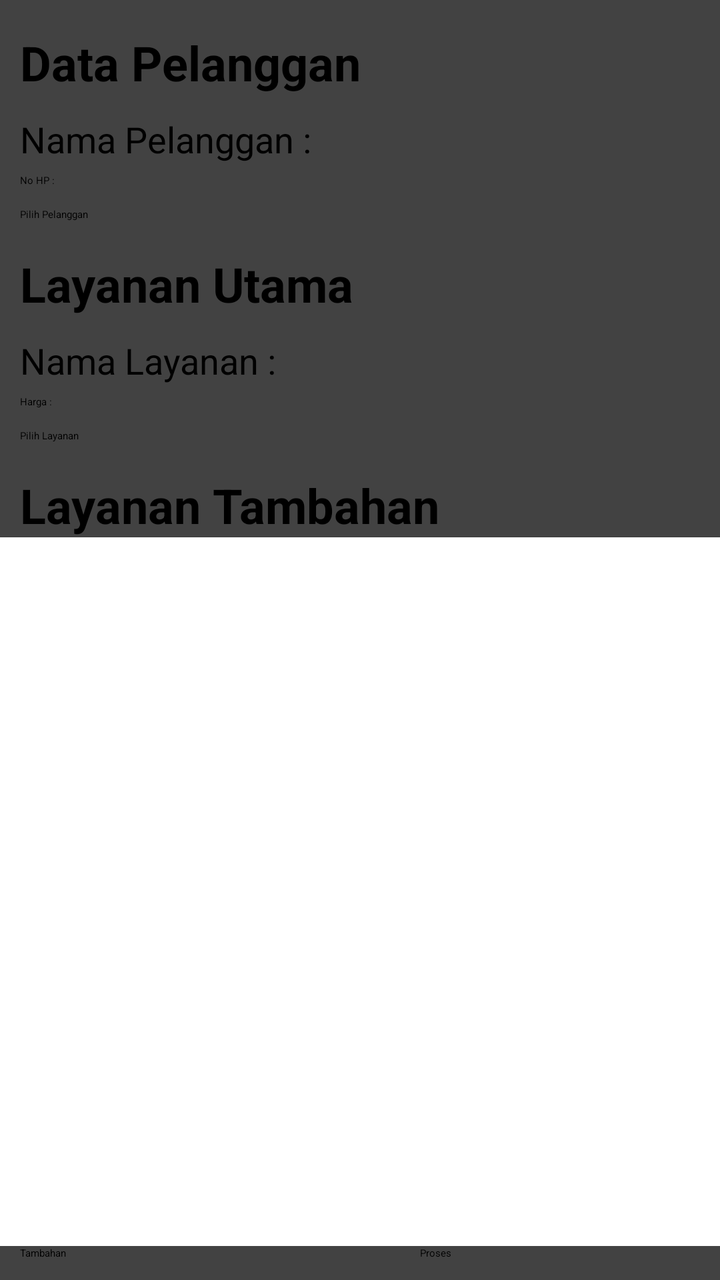
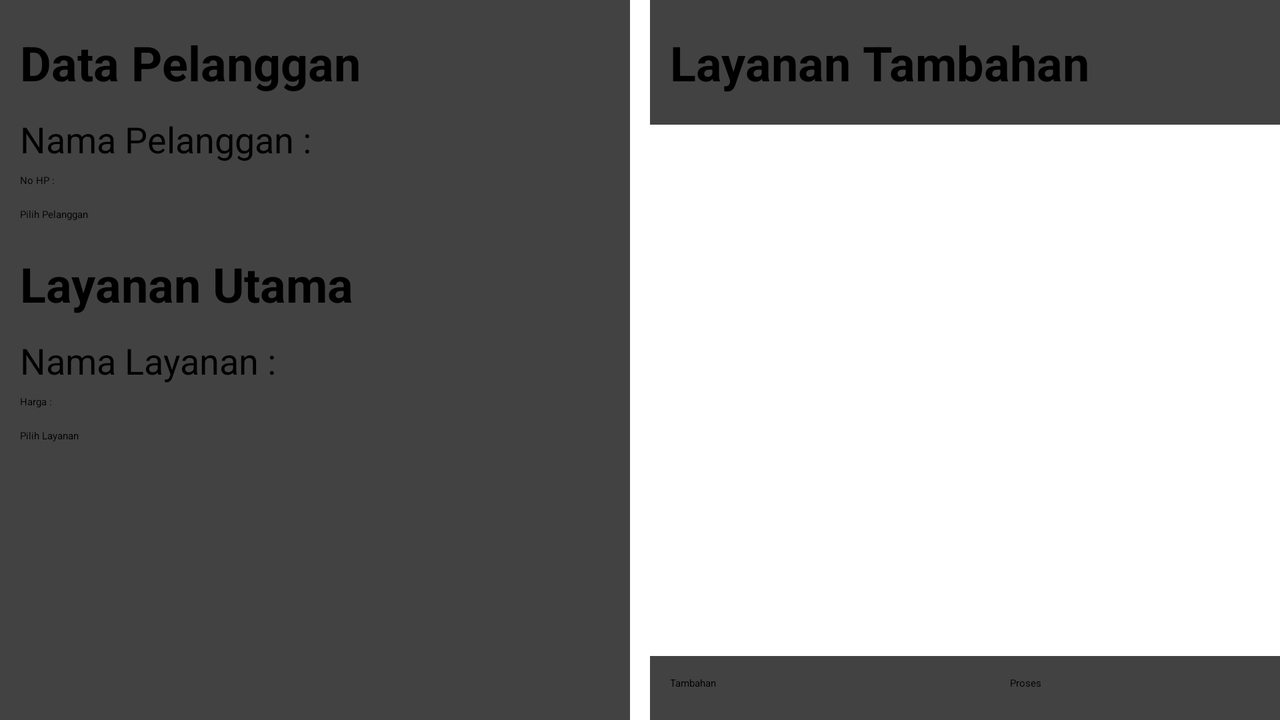

Two renders of one Android screen. The first uses the default layout on a phone; the second uses the alternative layout the repository ships for a different screen configuration, on a matching device. The two XML files are below.
<!-- AndroidManifest.xml: application theme Theme.Laundry -->
<!-- res/layout/activity_transaksi.xml -->
<?xml version="1.0" encoding="utf-8"?>
<androidx.constraintlayout.widget.ConstraintLayout xmlns:android="http://schemas.android.com/apk/res/android"
    xmlns:app="http://schemas.android.com/apk/res-auto"
    xmlns:tools="http://schemas.android.com/tools"
    android:id="@+id/main"
    android:layout_width="match_parent"
    android:layout_height="match_parent"
    tools:context=".transaksi.Transaksi">

    <androidx.cardview.widget.CardView
        android:id="@+id/cv1"
        android:layout_width="match_parent"
        android:layout_height="wrap_content"
        app:layout_constraintStart_toStartOf="parent"
        app:layout_constraintTop_toTopOf="parent"
        app:layout_constraintBottom_toTopOf="@id/svtransaksi"
        app:layout_constraintEnd_toEndOf="parent">

        <LinearLayout
            android:layout_width="match_parent"
            android:layout_height="wrap_content"
            android:orientation="vertical">

            <TextView
                android:id="@+id/tvdatapel"
                android:layout_width="match_parent"
                android:layout_height="wrap_content"
                android:text="Data Pelanggan"
                android:layout_marginStart="10dp"
                android:layout_marginTop="15dp"
                android:textSize="24sp"
                android:textStyle="bold"/>
            <TextView
                android:id="@+id/tvnamapel_transaksi"
                android:layout_width="match_parent"
                android:layout_height="wrap_content"
                android:text="Nama Pelanggan :"
                android:textSize="18sp"
                android:layout_marginStart="10dp"
                android:layout_marginTop="10dp"/>
            <TextView
                android:id="@+id/tvnohp_transaksi"
                android:layout_width="match_parent"
                android:layout_height="wrap_content"
                android:text="No HP :"
                android:layout_marginStart="10dp"
                android:layout_marginTop="5dp"/>
            <Button
                android:id="@+id/buttonpelanggan"
                android:layout_width="match_parent"
                android:layout_height="wrap_content"
                android:text="Pilih Pelanggan"
                android:layout_marginStart="10dp"
                android:layout_marginEnd="10dp"
                android:layout_marginTop="10dp"/>

            <TextView
                android:id="@+id/tvlayananutama"
                android:layout_width="match_parent"
                android:layout_height="wrap_content"
                android:text="Layanan Utama"
                android:layout_marginStart="10dp"
                android:layout_marginTop="15dp"
                android:textSize="24sp"
                android:textStyle="bold"/>
            <TextView
                android:id="@+id/tvnamalayan_transaksi"
                android:layout_width="match_parent"
                android:layout_height="wrap_content"
                android:text="Nama Layanan :"
                android:textSize="18sp"
                android:layout_marginStart="10dp"
                android:layout_marginTop="10dp"/>
            <TextView
                android:id="@+id/tvharga_transaksi"
                android:layout_width="match_parent"
                android:layout_height="wrap_content"
                android:text="Harga :"
                android:layout_marginStart="10dp"
                android:layout_marginTop="5dp"/>
            <Button
                android:id="@+id/pilihlayanan"
                android:layout_width="match_parent"
                android:layout_height="wrap_content"
                android:text="Pilih Layanan"
                android:layout_marginStart="10dp"
                android:layout_marginEnd="10dp"
                android:layout_marginTop="10dp"/>

            <TextView
                android:id="@+id/tvlayanantambah"
                android:layout_width="match_parent"
                android:layout_height="wrap_content"
                android:text="Layanan Tambahan"
                android:layout_marginStart="10dp"
                android:layout_marginTop="15dp"
                android:textSize="24sp"
                android:textStyle="bold"/>
        </LinearLayout>
    </androidx.cardview.widget.CardView>

    <androidx.core.widget.NestedScrollView
        android:id="@+id/svtransaksi"
        android:layout_width="match_parent"
        android:layout_height="0dp"
        app:layout_behavior="com.google.android.material.appbar.Appbar"
        app:layout_constraintStart_toStartOf="parent"
        app:layout_constraintEnd_toEndOf="parent"
        app:layout_constraintTop_toBottomOf="@id/cv1"
        app:layout_constraintBottom_toTopOf="@id/cv2"
        android:layout_marginTop="5dp"
        android:layout_marginBottom="5dp">

        <androidx.recyclerview.widget.RecyclerView
            android:id="@+id/rvtransaksiTambahan"
            android:layout_width="match_parent"
            android:layout_height="0dp"
            tools:listitem="@layout/card_tampil_tambahan">

        </androidx.recyclerview.widget.RecyclerView>
    </androidx.core.widget.NestedScrollView>

    <androidx.cardview.widget.CardView
        android:id="@+id/cv2"
        android:layout_width="match_parent"
        android:layout_height="wrap_content"
        app:layout_constraintStart_toStartOf="parent"
        app:layout_constraintBottom_toBottomOf="parent"
        app:layout_constraintEnd_toEndOf="parent"
        android:layout_marginTop="5dp">

        <LinearLayout
            android:layout_width="match_parent"
            android:layout_height="wrap_content"
            android:orientation="horizontal">

            <Button
                android:id="@+id/bttambah"
                android:layout_width="190dp"
                android:layout_height="wrap_content"
                android:text="Tambahan"
                android:layout_marginStart="10dp"
                android:layout_marginBottom="10dp"/>
            <Button
                android:id="@+id/btproses"
                android:layout_width="190dp"
                android:layout_height="match_parent"
                android:text="Proses"
                android:layout_marginStart="10dp"
                android:layout_marginEnd="10dp"
                android:layout_marginBottom="10dp"/>
        </LinearLayout>
    </androidx.cardview.widget.CardView>
</androidx.constraintlayout.widget.ConstraintLayout>
<!-- res/layout/card_tampil_tambahan.xml (included above) -->
<?xml version="1.0" encoding="utf-8"?>
<androidx.cardview.widget.CardView xmlns:android="http://schemas.android.com/apk/res/android"
    android:layout_width="match_parent"
    android:layout_height="wrap_content"
    android:id="@+id/cvtampiltambahan"
    android:layout_marginTop="10dp"
    android:layout_marginStart="10dp"
    android:layout_marginEnd="10dp"
    android:layout_marginBottom="10dp"
    app:cardCornerRadius="10dp"
    xmlns:app="http://schemas.android.com/apk/res-auto">

    <androidx.constraintlayout.widget.ConstraintLayout
        android:layout_width="match_parent"
        android:layout_height="wrap_content">

        <androidx.cardview.widget.CardView
            android:id="@+id/cvnomor_tampil_tambah"
            android:backgroundTint="#000957"
            android:layout_width="match_parent"
            android:layout_height="wrap_content"
            app:layout_constraintTop_toTopOf="parent"
            app:layout_constraintEnd_toEndOf="parent"
            app:layout_constraintBottom_toTopOf="@id/tvtampil_namatambahan"
            app:cardBackgroundColor="@color/black"
            app:layout_constraintStart_toStartOf="parent">

            <TextView
                android:id="@+id/tvnomor_tampil_tambahan"
                android:layout_width="match_parent"
                android:layout_height="wrap_content"
                android:text="nomor"
                android:textColor="@color/white"
                android:textSize="14sp"
                app:layout_constraintTop_toTopOf="parent"
                app:layout_constraintStart_toStartOf="parent"
                app:layout_constraintEnd_toEndOf="parent"
                android:layout_marginStart="10dp"
                android:layout_marginEnd="10dp"
                android:layout_marginTop="5dp"
                android:layout_marginBottom="5dp"/>
        </androidx.cardview.widget.CardView>

        <TextView
            android:id="@+id/tvtampil_namatambahan"
            android:layout_width="match_parent"
            android:layout_height="wrap_content"
            android:text="Nama Tambahan"
            android:textSize="16dp"
            app:layout_constraintTop_toBottomOf="@id/cvnomor_tampil_tambah"
            app:layout_constraintBottom_toTopOf="@id/tvharga_tampiltambahan"
            app:layout_constraintStart_toStartOf="parent"
            app:layout_constraintEnd_toStartOf="@id/hapus"
            android:layout_marginTop="5dp"
            android:layout_marginStart="10dp"
            android:layout_marginEnd="10dp"/>
        <TextView
            android:id="@+id/tvharga_tampiltambahan"
            android:layout_width="match_parent"
            android:layout_height="wrap_content"
            android:text="Harga"
            android:textSize="15sp"
            app:layout_constraintTop_toBottomOf="@id/tvtampil_namatambahan"
            app:layout_constraintBottom_toBottomOf="parent"
            app:layout_constraintStart_toStartOf="parent"
            app:layout_constraintEnd_toEndOf="parent"
            android:layout_marginTop="5dp"
            android:layout_marginStart="10dp"
            android:layout_marginBottom="10dp"
            android:layout_marginEnd="10dp"/>
        <ImageButton
            android:id="@+id/hapus"
            android:layout_width="50dp"
            android:layout_height="50dp"
            android:background="@drawable/hapus"
            app:layout_constraintTop_toTopOf="parent"
            app:layout_constraintBottom_toBottomOf="parent"
            app:layout_constraintStart_toStartOf="parent"
            app:layout_constraintEnd_toEndOf="parent"
            android:layout_marginTop="20dp"
            android:layout_marginEnd="10dp"
            android:layout_marginStart="300dp"/>

    </androidx.constraintlayout.widget.ConstraintLayout>

</androidx.cardview.widget.CardView>
<!-- resources referenced by this layout -->
<resources>
  <!-- drawable hapus: png bitmap (drawable, 19899 bytes) -->
</resources>
<!-- res/layout-land/activity_transaksi.xml (the repository's variant of the layout above) -->
<!-- drawn on the phone turned sideways -->
<?xml version="1.0" encoding="utf-8"?>
<androidx.constraintlayout.widget.ConstraintLayout xmlns:android="http://schemas.android.com/apk/res/android"
    xmlns:app="http://schemas.android.com/apk/res-auto"
    xmlns:tools="http://schemas.android.com/tools"
    android:id="@+id/main"
    android:layout_width="match_parent"
    android:layout_height="match_parent"
    tools:context=".transaksi.Transaksi">

    <LinearLayout
        android:layout_width="match_parent"
        android:layout_height="match_parent"
        android:orientation="horizontal"
        android:weightSum="2">

        
        <androidx.cardview.widget.CardView
            android:id="@+id/cv1"
            android:layout_width="0dp"
            android:layout_height="match_parent"
            android:layout_weight="1"
            android:layout_marginEnd="5dp">

            <LinearLayout
                android:layout_width="match_parent"
                android:layout_height="wrap_content"
                android:orientation="vertical">

                <TextView
                    android:id="@+id/tvdatapel"
                    android:layout_width="match_parent"
                    android:layout_height="wrap_content"
                    android:text="Data Pelanggan"
                    android:layout_marginStart="10dp"
                    android:layout_marginTop="15dp"
                    android:textSize="24sp"
                    android:textStyle="bold"/>
                <TextView
                    android:id="@+id/tvnamapel_transaksi"
                    android:layout_width="match_parent"
                    android:layout_height="wrap_content"
                    android:text="Nama Pelanggan :"
                    android:textSize="18sp"
                    android:layout_marginStart="10dp"
                    android:layout_marginTop="10dp"/>
                <TextView
                    android:id="@+id/tvnohp_transaksi"
                    android:layout_width="match_parent"
                    android:layout_height="wrap_content"
                    android:text="No HP :"
                    android:layout_marginStart="10dp"
                    android:layout_marginTop="5dp"/>
                <Button
                    android:id="@+id/buttonpelanggan"
                    android:layout_width="match_parent"
                    android:layout_height="wrap_content"
                    android:text="Pilih Pelanggan"
                    android:layout_marginStart="10dp"
                    android:layout_marginEnd="10dp"
                    android:layout_marginTop="10dp"/>

                <TextView
                    android:id="@+id/tvlayananutama"
                    android:layout_width="match_parent"
                    android:layout_height="wrap_content"
                    android:text="Layanan Utama"
                    android:layout_marginStart="10dp"
                    android:layout_marginTop="15dp"
                    android:textSize="24sp"
                    android:textStyle="bold"/>
                <TextView
                    android:id="@+id/tvnamalayan_transaksi"
                    android:layout_width="match_parent"
                    android:layout_height="wrap_content"
                    android:text="Nama Layanan :"
                    android:textSize="18sp"
                    android:layout_marginStart="10dp"
                    android:layout_marginTop="10dp"/>
                <TextView
                    android:id="@+id/tvharga_transaksi"
                    android:layout_width="match_parent"
                    android:layout_height="wrap_content"
                    android:text="Harga :"
                    android:layout_marginStart="10dp"
                    android:layout_marginTop="5dp"/>
                <Button
                    android:id="@+id/pilihlayanan"
                    android:layout_width="match_parent"
                    android:layout_height="wrap_content"
                    android:text="Pilih Layanan"
                    android:layout_marginStart="10dp"
                    android:layout_marginEnd="10dp"
                    android:layout_marginTop="10dp"/>
            </LinearLayout>
        </androidx.cardview.widget.CardView>

        
        <LinearLayout
            android:layout_width="0dp"
            android:layout_height="match_parent"
            android:layout_weight="1"
            android:orientation="vertical"
            android:layout_marginStart="5dp">

            
            <androidx.cardview.widget.CardView
                android:id="@+id/cvLayananTambahan"
                android:layout_width="match_parent"
                android:layout_height="wrap_content">

                <TextView
                    android:id="@+id/tvlayanantambah"
                    android:layout_width="match_parent"
                    android:layout_height="wrap_content"
                    android:text="Layanan Tambahan"
                    android:layout_marginStart="10dp"
                    android:layout_marginTop="15dp"
                    android:layout_marginBottom="15dp"
                    android:textSize="24sp"
                    android:textStyle="bold"/>
            </androidx.cardview.widget.CardView>

            
            <androidx.core.widget.NestedScrollView
                android:id="@+id/svtransaksi"
                android:layout_width="match_parent"
                android:layout_height="0dp"
                android:layout_weight="1"
                android:layout_marginTop="5dp"
                android:layout_marginBottom="5dp">

                <androidx.recyclerview.widget.RecyclerView
                    android:id="@+id/rvtransaksiTambahan"
                    android:layout_width="match_parent"
                    android:layout_height="wrap_content"
                    tools:listitem="@layout/card_tampil_tambahan">
                </androidx.recyclerview.widget.RecyclerView>
            </androidx.core.widget.NestedScrollView>

            
            <androidx.cardview.widget.CardView
                android:id="@+id/cv2"
                android:layout_width="match_parent"
                android:layout_height="wrap_content">

                <LinearLayout
                    android:layout_width="match_parent"
                    android:layout_height="wrap_content"
                    android:orientation="horizontal"
                    android:padding="10dp">

                    <Button
                        android:id="@+id/bttambah"
                        android:layout_width="160dp"
                        android:layout_height="wrap_content"
                        android:text="Tambahan"
                        android:layout_marginBottom="5dp"/>
                    <Button
                        android:id="@+id/btproses"
                        android:layout_width="160dp"
                        android:layout_height="wrap_content"
                        android:layout_marginStart="10dp"
                        android:text="Proses"/>
                </LinearLayout>
            </androidx.cardview.widget.CardView>
        </LinearLayout>
    </LinearLayout>
</androidx.constraintlayout.widget.ConstraintLayout>
